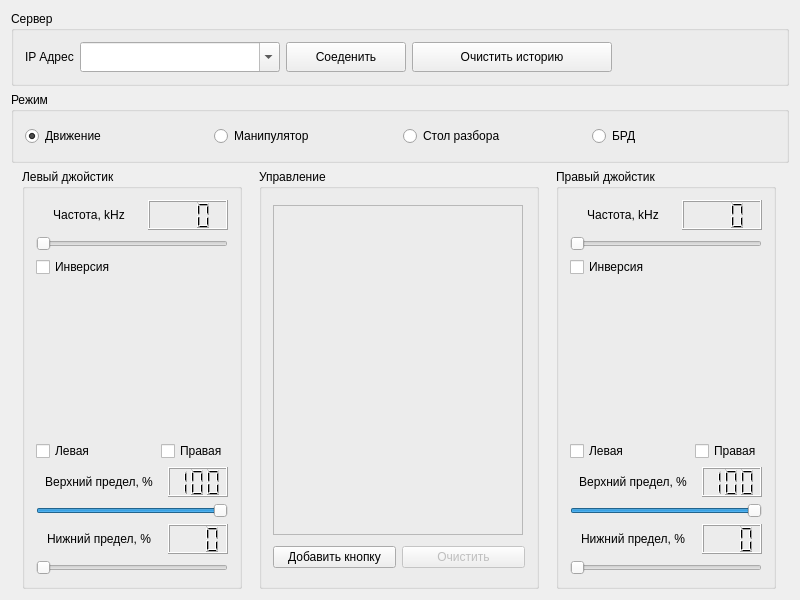
<?xml version="1.0" encoding="UTF-8"?>
<ui version="4.0">
 <class>Client</class>
 <widget class="QWidget" name="Client">
  <property name="enabled">
   <bool>true</bool>
  </property>
  <property name="geometry">
   <rect>
    <x>0</x>
    <y>0</y>
    <width>800</width>
    <height>600</height>
   </rect>
  </property>
  <property name="minimumSize">
   <size>
    <width>800</width>
    <height>600</height>
   </size>
  </property>
  <property name="maximumSize">
   <size>
    <width>800</width>
    <height>600</height>
   </size>
  </property>
  <property name="windowTitle">
   <string>Megatron</string>
  </property>
  <layout class="QVBoxLayout" name="verticalLayout">
   <item>
    <widget class="QGroupBox" name="groupBox">
     <property name="maximumSize">
      <size>
       <width>16777215</width>
       <height>80</height>
      </size>
     </property>
     <property name="title">
      <string>Сервер</string>
     </property>
     <layout class="QHBoxLayout" name="horizontalLayout_22">
      <item>
       <widget class="QLabel" name="label">
        <property name="maximumSize">
         <size>
          <width>16777215</width>
          <height>20</height>
         </size>
        </property>
        <property name="text">
         <string>IP Адрес</string>
        </property>
       </widget>
      </item>
      <item>
       <widget class="QComboBox" name="ipAddress">
        <property name="minimumSize">
         <size>
          <width>200</width>
          <height>30</height>
         </size>
        </property>
        <property name="maximumSize">
         <size>
          <width>200</width>
          <height>30</height>
         </size>
        </property>
        <property name="editable">
         <bool>true</bool>
        </property>
       </widget>
      </item>
      <item>
       <widget class="QPushButton" name="connectButton">
        <property name="minimumSize">
         <size>
          <width>120</width>
          <height>30</height>
         </size>
        </property>
        <property name="maximumSize">
         <size>
          <width>120</width>
          <height>30</height>
         </size>
        </property>
        <property name="text">
         <string>Соеденить</string>
        </property>
        <property name="checkable">
         <bool>true</bool>
        </property>
       </widget>
      </item>
      <item>
       <widget class="QPushButton" name="clearHistory">
        <property name="minimumSize">
         <size>
          <width>200</width>
          <height>30</height>
         </size>
        </property>
        <property name="maximumSize">
         <size>
          <width>200</width>
          <height>30</height>
         </size>
        </property>
        <property name="text">
         <string>Очистить историю</string>
        </property>
       </widget>
      </item>
      <item>
       <spacer name="horizontalSpacer">
        <property name="orientation">
         <enum>Qt::Horizontal</enum>
        </property>
        <property name="sizeHint" stdset="0">
         <size>
          <width>374</width>
          <height>20</height>
         </size>
        </property>
       </spacer>
      </item>
     </layout>
    </widget>
   </item>
   <item>
    <widget class="QGroupBox" name="groupBox_2">
     <property name="title">
      <string>Режим</string>
     </property>
     <layout class="QHBoxLayout" name="horizontalLayout">
      <item>
       <widget class="QRadioButton" name="mode_1">
        <property name="text">
         <string>Движение</string>
        </property>
        <property name="checked">
         <bool>true</bool>
        </property>
       </widget>
      </item>
      <item>
       <widget class="QRadioButton" name="mode_2">
        <property name="text">
         <string>Манипулятор</string>
        </property>
       </widget>
      </item>
      <item>
       <widget class="QRadioButton" name="mode_3">
        <property name="text">
         <string>Стол разбора</string>
        </property>
       </widget>
      </item>
      <item>
       <widget class="QRadioButton" name="mode_4">
        <property name="text">
         <string>БРД</string>
        </property>
       </widget>
      </item>
     </layout>
    </widget>
   </item>
   <item>
    <layout class="QHBoxLayout" name="horizontalLayout_2">
     <item>
      <widget class="JoystickControl" name="joystick_1">
       <property name="enabled">
        <bool>true</bool>
       </property>
       <property name="minimumSize">
        <size>
         <width>220</width>
         <height>420</height>
        </size>
       </property>
       <property name="maximumSize">
        <size>
         <width>220</width>
         <height>420</height>
        </size>
       </property>
       <property name="title">
        <string>Левый джойстик</string>
       </property>
       <property name="checkable">
        <bool>false</bool>
       </property>
       <property name="checked">
        <bool>false</bool>
       </property>
       <layout class="QVBoxLayout" name="verticalLayout_3">
        <item>
         <layout class="QHBoxLayout" name="horizontalLayout_19">
          <item>
           <widget class="QLabel" name="label_2">
            <property name="minimumSize">
             <size>
              <width>0</width>
              <height>30</height>
             </size>
            </property>
            <property name="maximumSize">
             <size>
              <width>16777215</width>
              <height>30</height>
             </size>
            </property>
            <property name="text">
             <string>Частота, kHz</string>
            </property>
            <property name="alignment">
             <set>Qt::AlignCenter</set>
            </property>
           </widget>
          </item>
          <item>
           <widget class="QLCDNumber" name="frequencyIndicator_1">
            <property name="minimumSize">
             <size>
              <width>0</width>
              <height>30</height>
             </size>
            </property>
            <property name="maximumSize">
             <size>
              <width>80</width>
              <height>30</height>
             </size>
            </property>
            <property name="smallDecimalPoint">
             <bool>true</bool>
            </property>
            <property name="digitCount">
             <number>3</number>
            </property>
            <property name="value" stdset="0">
             <double>0.000000000000000</double>
            </property>
            <property name="intValue" stdset="0">
             <number>0</number>
            </property>
           </widget>
          </item>
         </layout>
        </item>
        <item>
         <widget class="QSlider" name="frequency_1">
          <property name="maximumSize">
           <size>
            <width>16777215</width>
            <height>20</height>
           </size>
          </property>
          <property name="minimum">
           <number>2</number>
          </property>
          <property name="maximum">
           <number>5000000</number>
          </property>
          <property name="orientation">
           <enum>Qt::Horizontal</enum>
          </property>
         </widget>
        </item>
        <item>
         <widget class="QCheckBox" name="invesrsion_1">
          <property name="text">
           <string>Инверсия</string>
          </property>
         </widget>
        </item>
        <item>
         <spacer name="verticalSpacer_2">
          <property name="orientation">
           <enum>Qt::Vertical</enum>
          </property>
          <property name="sizeHint" stdset="0">
           <size>
            <width>20</width>
            <height>13</height>
           </size>
          </property>
         </spacer>
        </item>
        <item>
         <layout class="QHBoxLayout" name="horizontalLayout_3">
          <item>
           <spacer name="horizontalSpacer_2">
            <property name="orientation">
             <enum>Qt::Horizontal</enum>
            </property>
            <property name="sizeHint" stdset="0">
             <size>
              <width>18</width>
              <height>20</height>
             </size>
            </property>
           </spacer>
          </item>
          <item>
           <widget class="JoystickMonitor" name="joystickMonitor_1" native="true">
            <property name="minimumSize">
             <size>
              <width>140</width>
              <height>140</height>
             </size>
            </property>
            <property name="maximumSize">
             <size>
              <width>140</width>
              <height>140</height>
             </size>
            </property>
           </widget>
          </item>
          <item>
           <spacer name="horizontalSpacer_3">
            <property name="orientation">
             <enum>Qt::Horizontal</enum>
            </property>
            <property name="sizeHint" stdset="0">
             <size>
              <width>18</width>
              <height>20</height>
             </size>
            </property>
           </spacer>
          </item>
         </layout>
        </item>
        <item>
         <layout class="QHBoxLayout" name="horizontalLayout_18">
          <item>
           <widget class="QCheckBox" name="button1_1">
            <property name="text">
             <string>Левая</string>
            </property>
           </widget>
          </item>
          <item>
           <spacer name="horizontalSpacer_4">
            <property name="orientation">
             <enum>Qt::Horizontal</enum>
            </property>
            <property name="sizeHint" stdset="0">
             <size>
              <width>13</width>
              <height>20</height>
             </size>
            </property>
           </spacer>
          </item>
          <item>
           <widget class="QCheckBox" name="button2_1">
            <property name="text">
             <string>Правая</string>
            </property>
           </widget>
          </item>
         </layout>
        </item>
        <item>
         <layout class="QHBoxLayout" name="horizontalLayout_20">
          <item>
           <widget class="QLabel" name="label_3">
            <property name="minimumSize">
             <size>
              <width>0</width>
              <height>30</height>
             </size>
            </property>
            <property name="text">
             <string>Верхний предел, %</string>
            </property>
            <property name="alignment">
             <set>Qt::AlignCenter</set>
            </property>
           </widget>
          </item>
          <item>
           <widget class="QLCDNumber" name="lowLimitIndicator_1">
            <property name="minimumSize">
             <size>
              <width>60</width>
              <height>30</height>
             </size>
            </property>
            <property name="maximumSize">
             <size>
              <width>60</width>
              <height>30</height>
             </size>
            </property>
            <property name="smallDecimalPoint">
             <bool>true</bool>
            </property>
            <property name="digitCount">
             <number>3</number>
            </property>
            <property name="value" stdset="0">
             <double>100.000000000000000</double>
            </property>
            <property name="intValue" stdset="0">
             <number>100</number>
            </property>
           </widget>
          </item>
         </layout>
        </item>
        <item>
         <widget class="QSlider" name="lowLimit_1">
          <property name="maximumSize">
           <size>
            <width>16777215</width>
            <height>20</height>
           </size>
          </property>
          <property name="minimum">
           <number>0</number>
          </property>
          <property name="maximum">
           <number>100</number>
          </property>
          <property name="value">
           <number>100</number>
          </property>
          <property name="orientation">
           <enum>Qt::Horizontal</enum>
          </property>
         </widget>
        </item>
        <item>
         <layout class="QHBoxLayout" name="horizontalLayout_21">
          <item>
           <widget class="QLabel" name="label_4">
            <property name="minimumSize">
             <size>
              <width>0</width>
              <height>30</height>
             </size>
            </property>
            <property name="text">
             <string>Нижний предел, %</string>
            </property>
            <property name="alignment">
             <set>Qt::AlignCenter</set>
            </property>
           </widget>
          </item>
          <item>
           <widget class="QLCDNumber" name="highLimitIndicator_1">
            <property name="minimumSize">
             <size>
              <width>60</width>
              <height>30</height>
             </size>
            </property>
            <property name="maximumSize">
             <size>
              <width>60</width>
              <height>30</height>
             </size>
            </property>
            <property name="digitCount">
             <number>3</number>
            </property>
            <property name="intValue" stdset="0">
             <number>0</number>
            </property>
           </widget>
          </item>
         </layout>
        </item>
        <item>
         <widget class="QSlider" name="highLimit_1">
          <property name="maximumSize">
           <size>
            <width>16777215</width>
            <height>20</height>
           </size>
          </property>
          <property name="minimum">
           <number>0</number>
          </property>
          <property name="maximum">
           <number>100</number>
          </property>
          <property name="value">
           <number>0</number>
          </property>
          <property name="orientation">
           <enum>Qt::Horizontal</enum>
          </property>
         </widget>
        </item>
       </layout>
      </widget>
     </item>
     <item>
      <widget class="QGroupBox" name="controls">
       <property name="enabled">
        <bool>true</bool>
       </property>
       <property name="minimumSize">
        <size>
         <width>280</width>
         <height>420</height>
        </size>
       </property>
       <property name="maximumSize">
        <size>
         <width>280</width>
         <height>420</height>
        </size>
       </property>
       <property name="title">
        <string>Управление</string>
       </property>
       <property name="checkable">
        <bool>false</bool>
       </property>
       <property name="checked">
        <bool>false</bool>
       </property>
       <layout class="QVBoxLayout" name="verticalLayout_2">
        <item>
         <widget class="QFrame" name="controlFrame">
          <property name="minimumSize">
           <size>
            <width>250</width>
            <height>330</height>
           </size>
          </property>
          <property name="maximumSize">
           <size>
            <width>250</width>
            <height>330</height>
           </size>
          </property>
          <property name="frameShape">
           <enum>QFrame::StyledPanel</enum>
          </property>
          <property name="frameShadow">
           <enum>QFrame::Raised</enum>
          </property>
          <layout class="QVBoxLayout" name="verticalLayout_6">
           <item>
            <layout class="QVBoxLayout" name="controlLayout"/>
           </item>
          </layout>
         </widget>
        </item>
        <item>
         <layout class="QHBoxLayout" name="horizontalLayout_5">
          <item>
           <widget class="QPushButton" name="addControl">
            <property name="maximumSize">
             <size>
              <width>16777215</width>
              <height>40</height>
             </size>
            </property>
            <property name="text">
             <string>Добавить кнопку</string>
            </property>
           </widget>
          </item>
          <item>
           <widget class="QPushButton" name="clearControls">
            <property name="enabled">
             <bool>false</bool>
            </property>
            <property name="text">
             <string>Очистить</string>
            </property>
           </widget>
          </item>
         </layout>
        </item>
       </layout>
      </widget>
     </item>
     <item>
      <widget class="JoystickControl" name="joystick_2">
       <property name="enabled">
        <bool>true</bool>
       </property>
       <property name="minimumSize">
        <size>
         <width>220</width>
         <height>420</height>
        </size>
       </property>
       <property name="maximumSize">
        <size>
         <width>220</width>
         <height>420</height>
        </size>
       </property>
       <property name="title">
        <string>Правый джойстик</string>
       </property>
       <property name="checkable">
        <bool>false</bool>
       </property>
       <property name="checked">
        <bool>false</bool>
       </property>
       <layout class="QVBoxLayout" name="verticalLayout_4">
        <item>
         <layout class="QHBoxLayout" name="horizontalLayout_23">
          <item>
           <widget class="QLabel" name="label_5">
            <property name="minimumSize">
             <size>
              <width>0</width>
              <height>30</height>
             </size>
            </property>
            <property name="maximumSize">
             <size>
              <width>16777215</width>
              <height>30</height>
             </size>
            </property>
            <property name="text">
             <string>Частота, kHz</string>
            </property>
            <property name="alignment">
             <set>Qt::AlignCenter</set>
            </property>
           </widget>
          </item>
          <item>
           <widget class="QLCDNumber" name="frequencyIndicator_2">
            <property name="minimumSize">
             <size>
              <width>0</width>
              <height>30</height>
             </size>
            </property>
            <property name="maximumSize">
             <size>
              <width>80</width>
              <height>30</height>
             </size>
            </property>
            <property name="smallDecimalPoint">
             <bool>true</bool>
            </property>
            <property name="digitCount">
             <number>3</number>
            </property>
            <property name="value" stdset="0">
             <double>0.000000000000000</double>
            </property>
            <property name="intValue" stdset="0">
             <number>0</number>
            </property>
           </widget>
          </item>
         </layout>
        </item>
        <item>
         <widget class="QSlider" name="frequency_2">
          <property name="maximumSize">
           <size>
            <width>16777215</width>
            <height>20</height>
           </size>
          </property>
          <property name="minimum">
           <number>2</number>
          </property>
          <property name="maximum">
           <number>5000000</number>
          </property>
          <property name="orientation">
           <enum>Qt::Horizontal</enum>
          </property>
         </widget>
        </item>
        <item>
         <widget class="QCheckBox" name="invesrsion_2">
          <property name="text">
           <string>Инверсия</string>
          </property>
         </widget>
        </item>
        <item>
         <layout class="QHBoxLayout" name="horizontalLayout_4">
          <item>
           <spacer name="horizontalSpacer_5">
            <property name="orientation">
             <enum>Qt::Horizontal</enum>
            </property>
            <property name="sizeHint" stdset="0">
             <size>
              <width>13</width>
              <height>20</height>
             </size>
            </property>
           </spacer>
          </item>
          <item>
           <widget class="JoystickMonitor" name="joystickMonitor_2" native="true">
            <property name="minimumSize">
             <size>
              <width>140</width>
              <height>140</height>
             </size>
            </property>
            <property name="maximumSize">
             <size>
              <width>140</width>
              <height>140</height>
             </size>
            </property>
           </widget>
          </item>
          <item>
           <spacer name="horizontalSpacer_6">
            <property name="orientation">
             <enum>Qt::Horizontal</enum>
            </property>
            <property name="sizeHint" stdset="0">
             <size>
              <width>13</width>
              <height>70</height>
             </size>
            </property>
           </spacer>
          </item>
         </layout>
        </item>
        <item>
         <spacer name="verticalSpacer">
          <property name="orientation">
           <enum>Qt::Vertical</enum>
          </property>
          <property name="sizeHint" stdset="0">
           <size>
            <width>20</width>
            <height>18</height>
           </size>
          </property>
         </spacer>
        </item>
        <item>
         <layout class="QHBoxLayout" name="horizontalLayout_24">
          <item>
           <widget class="QCheckBox" name="button1_2">
            <property name="text">
             <string>Левая</string>
            </property>
           </widget>
          </item>
          <item>
           <spacer name="horizontalSpacer_7">
            <property name="orientation">
             <enum>Qt::Horizontal</enum>
            </property>
            <property name="sizeHint" stdset="0">
             <size>
              <width>13</width>
              <height>20</height>
             </size>
            </property>
           </spacer>
          </item>
          <item>
           <widget class="QCheckBox" name="button2_2">
            <property name="text">
             <string>Правая</string>
            </property>
           </widget>
          </item>
         </layout>
        </item>
        <item>
         <layout class="QHBoxLayout" name="horizontalLayout_25">
          <item>
           <widget class="QLabel" name="label_6">
            <property name="minimumSize">
             <size>
              <width>0</width>
              <height>30</height>
             </size>
            </property>
            <property name="text">
             <string>Верхний предел, %</string>
            </property>
            <property name="alignment">
             <set>Qt::AlignCenter</set>
            </property>
           </widget>
          </item>
          <item>
           <widget class="QLCDNumber" name="lowLimitIndicator_2">
            <property name="minimumSize">
             <size>
              <width>60</width>
              <height>30</height>
             </size>
            </property>
            <property name="maximumSize">
             <size>
              <width>60</width>
              <height>30</height>
             </size>
            </property>
            <property name="smallDecimalPoint">
             <bool>true</bool>
            </property>
            <property name="digitCount">
             <number>3</number>
            </property>
            <property name="value" stdset="0">
             <double>100.000000000000000</double>
            </property>
            <property name="intValue" stdset="0">
             <number>100</number>
            </property>
           </widget>
          </item>
         </layout>
        </item>
        <item>
         <widget class="QSlider" name="lowLimit_2">
          <property name="maximumSize">
           <size>
            <width>16777215</width>
            <height>20</height>
           </size>
          </property>
          <property name="minimum">
           <number>0</number>
          </property>
          <property name="maximum">
           <number>100</number>
          </property>
          <property name="value">
           <number>100</number>
          </property>
          <property name="orientation">
           <enum>Qt::Horizontal</enum>
          </property>
         </widget>
        </item>
        <item>
         <layout class="QHBoxLayout" name="horizontalLayout_26">
          <item>
           <widget class="QLabel" name="label_7">
            <property name="minimumSize">
             <size>
              <width>0</width>
              <height>30</height>
             </size>
            </property>
            <property name="text">
             <string>Нижний предел, %</string>
            </property>
            <property name="alignment">
             <set>Qt::AlignCenter</set>
            </property>
           </widget>
          </item>
          <item>
           <widget class="QLCDNumber" name="highLimitIndicator_2">
            <property name="minimumSize">
             <size>
              <width>60</width>
              <height>30</height>
             </size>
            </property>
            <property name="maximumSize">
             <size>
              <width>60</width>
              <height>30</height>
             </size>
            </property>
            <property name="digitCount">
             <number>3</number>
            </property>
            <property name="intValue" stdset="0">
             <number>0</number>
            </property>
           </widget>
          </item>
         </layout>
        </item>
        <item>
         <widget class="QSlider" name="highLimit_2">
          <property name="maximumSize">
           <size>
            <width>16777215</width>
            <height>20</height>
           </size>
          </property>
          <property name="minimum">
           <number>0</number>
          </property>
          <property name="maximum">
           <number>100</number>
          </property>
          <property name="value">
           <number>0</number>
          </property>
          <property name="orientation">
           <enum>Qt::Horizontal</enum>
          </property>
         </widget>
        </item>
       </layout>
      </widget>
     </item>
    </layout>
   </item>
  </layout>
 </widget>
 <layoutdefault spacing="6" margin="11"/>
 <customwidgets>
  <customwidget>
   <class>JoystickControl</class>
   <extends>QGroupBox</extends>
   <header>joystickcontrol.h</header>
   <container>1</container>
  </customwidget>
  <customwidget>
   <class>JoystickMonitor</class>
   <extends>QWidget</extends>
   <header>joystickmonitor.h</header>
   <container>1</container>
  </customwidget>
 </customwidgets>
 <resources/>
 <connections/>
</ui>
